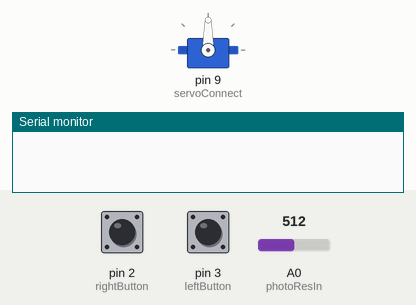
Recording of a sketch running on a simulated Arduino Uno, built with avr-gcc and run on an emulated ATmega328P. Parts: servo, the last lines printed to the serial monitor. The inputs (shaded band) are chosen by the test bench; at power-on: pin 2 (rightButton) HIGH, pin 3 (leftButton) HIGH, A0 (photoResIn) = 512.

Above: at 1.2 s.
1.3 s: pin 2 (rightButton) pulled LOW for 0.15 s
At 2.1 s:
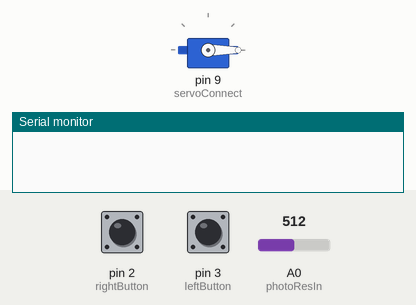
2.9 s: pin 3 (leftButton) pulled LOW for 0.15 s
At 2.96 s:
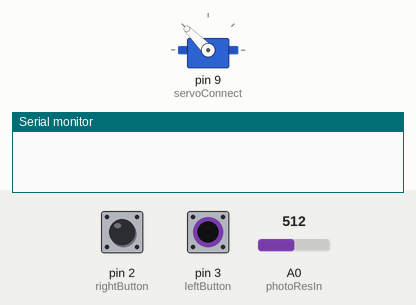
4.5 s: A0 (photoResIn) set to 33
6.0 s: A0 (photoResIn) set to 26
7.9 s: pin 2 (rightButton) pulled LOW for 3.2 s
At 8.24 s:
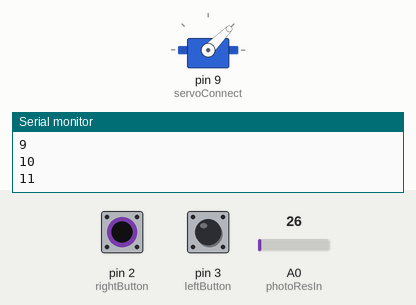
12.6 s: pin 3 (leftButton) pulled LOW for 3.2 s
At 16.0 s:
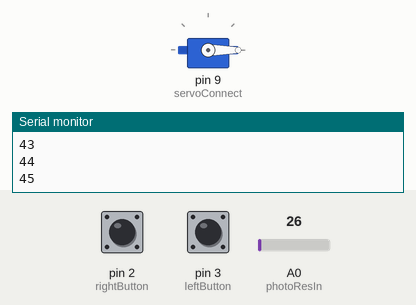
Timing chart, 0 to 17.5 s (numbered marks = the images above; inputs shaded):
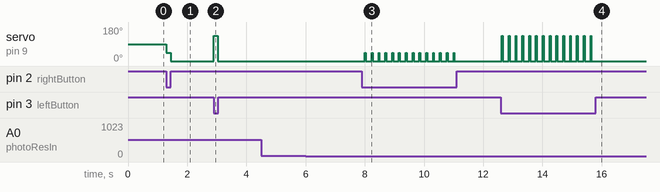

The sketch:

pinball.ino
```cpp
#include <Servo.h>

Servo myservo;  // create Servo object to control a servo
int rightButton = 2;
int leftButton = 3;
int photoResIn = A0;
int servoConnect = 9;
int score = 0;

void setup() {
  myservo.attach(servoConnect);
  pinMode(rightButton, INPUT_PULLUP);
  pinMode(leftButton, INPUT_PULLUP);

  Serial.begin(9600);
}

void loop() {
  int pastscore = score;

  // control paddles
  if(!digitalRead(rightButton)){ // if right button is pressed
    myservo.write(45);
    delay(15);
    myservo.write(0);
    delay(15);
  }
  else if(!digitalRead(leftButton)){ // if left button is pressed
    myservo.write(180-45);
    delay(15);
    myservo.write(0);
    delay(15);
  }

  // control score keeping
  float Vout = (analogRead(photoResIn)/1023.0)*5.0;
  float R = (Vout*10000)/(5-Vout);

  if(R < 300){
    delay(200);
    score += 1;
  }

  if(pastscore!= score){
    Serial.println(score);
  }
}
```

Measured:
- after the input at 1.3 s, servo on pin 9 (servoConnect): 90° → 45° at once, → 0° 0.14 s later
- after the input at 2.9 s, servo on pin 9 (servoConnect): 0° → 135° at once, → 0° 0.14 s later
- after the input at 4.5 s, every drawn part: stays the same
- after the input at 7.9 s, servo on pin 9 (servoConnect): alternates 45° for 0.03 s and 0° for 0.20 s, 28 changes in all, then stays 0°, starting after 0.10 s
- after the input at 12.6 s, servo on pin 9 (servoConnect): alternates 135° for 0.03 s and 0° for 0.20 s, 28 changes in all, then stays 0°, starting at once
